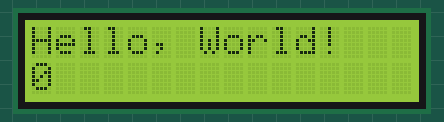
A sketch run on a simulated Arduino Uno, built with avr-gcc and run on an emulated ATmega328P. Parts: 16×2 character LCD.

Above: at 0.1 s.
At 4.1 s:
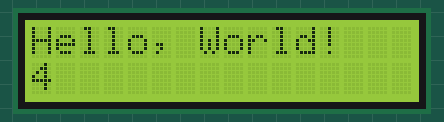
At 9.1 s:
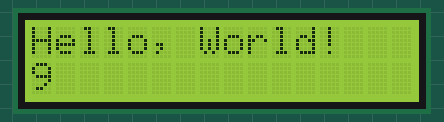
At 19.1 s:
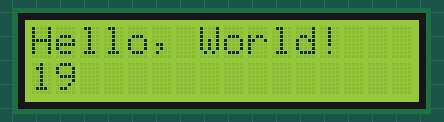
At 29.1 s:
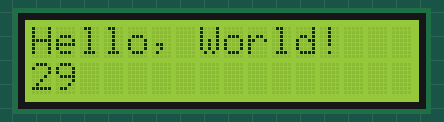
At 39.1 s:
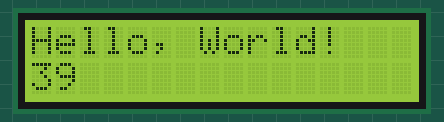

Measured:
- what the display in image 1 shows lasts 1.0 s, from 4.0 s to 5.0 s

The sketch:

lcd.ino
```cpp
#include <LiquidCrystal.h>

const int CONTRAST_AMOUNT = 200;
const int CONTRAST_PIN = 9;

LiquidCrystal lcd( 12, 11, 5, 4, 3, 2 );

void setup()
{
  pinMode( CONTRAST_PIN, OUTPUT );
  analogWrite( CONTRAST_PIN, CONTRAST_AMOUNT );

  lcd.begin( 16, 2 );
  lcd.clear();
  lcd.setCursor( 0, 0 );
  lcd.print( "Hello, World!" );
}

void loop()
{
  lcd.setCursor( 0, 1 );
  lcd.print( millis() / 1000 );
}
```
